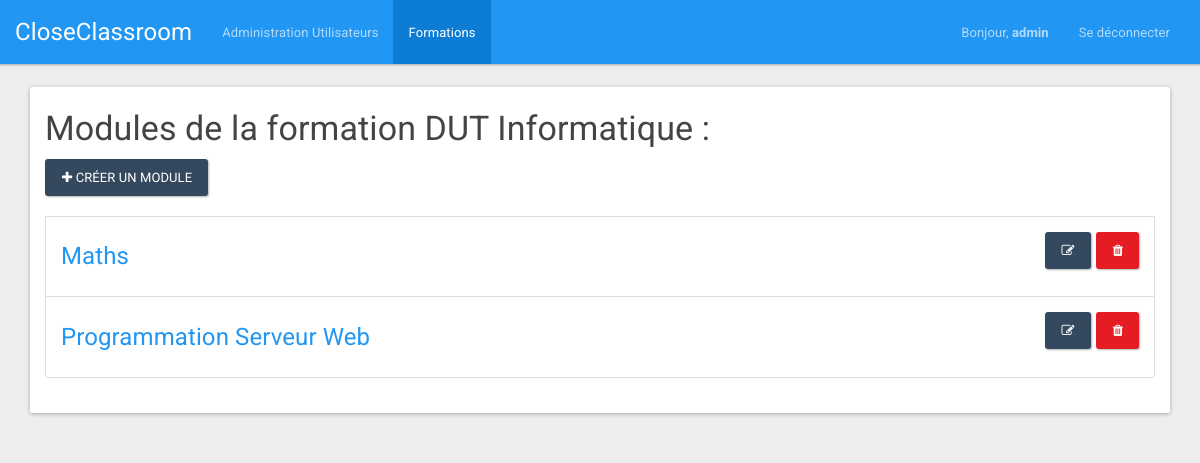
The page /index.php?page=showFormation&idFormation=1 (signed in) on the database its author committed.
### tables this page shows
CREATE TABLE IF NOT EXISTS `users` (
  `id` int(11) NOT NULL AUTO_INCREMENT,
  `type` varchar(32) NOT NULL,
  `login` varchar(32) NOT NULL,
  `password` varchar(32) NOT NULL,
  `email` varchar(32) NOT NULL,
  `name` varchar(32) NOT NULL,
  `first_name` varchar(32) NOT NULL,
  PRIMARY KEY (`id`),
  UNIQUE KEY `login` (`login`),
  UNIQUE KEY `email` (`email`)
);

CREATE TABLE IF NOT EXISTS `formations` (
  `id` int(11) NOT NULL AUTO_INCREMENT,
  `name` varchar(30) NOT NULL,
  `description` varchar(255) NOT NULL,
  PRIMARY KEY (`id`)
);

CREATE TABLE IF NOT EXISTS `modules` (
  `id` int(11) NOT NULL AUTO_INCREMENT,
  `name` varchar(30) NOT NULL,
  PRIMARY KEY (`id`)
);

### bddManager/UserDAO.php (called while the page is built, shortened)
<?php
class UserDAO
{
    public function getInfoUser($idUser)
    {
        try {
            $resultat = mysqli_query($_SESSION['bdd'], "SELECT id, login, email, password, type, name, first_name FROM users WHERE `id`= '" . $idUser . "'");
            if (mysqli_num_rows($resultat) != '0') {
                $tab[0] = mysqli_fetch_assoc($resultat);
                return $tab[0];
            } else {
                return;
            }
        }
        catch (Exception $e) {
            $_SESSION['error'] = 'Erreur requete BDD';
            $_SESSION['display_msg_error'] = true;
        }
    }
}

### bddManager/FormationDAO.php (called while the page is built, shortened)
<?php
class FormationDAO
{
    public function getNameAndDescriptionFormation($idFormation)
    {
        try {
            $resultat = mysqli_query($_SESSION['bdd'], "SELECT name, description FROM formations WHERE `id`= '" . $idFormation . "'");
            if (mysqli_num_rows($resultat) != '0') {
                $tab[0] = mysqli_fetch_assoc($resultat);
                return $tab[0];
            } else {
                return;
            }
        }
        catch (Exception $e) {
            $_SESSION['error'] = 'Erreur requete BDD';
            $_SESSION['display_msg_error'] = true;
        }
    }
}

### bddManager/ModuleDAO.php (called while the page is built, shortened)
<?php
class ModuleDAO
{
    public function getModulesByFormation($idFormation)
    {
        try {
            $resultat = mysqli_query($_SESSION['bdd'], "SELECT * from modules WHERE id IN (SELECT id_module from assomoduleformation where id_formation = '" . $idFormation . "');");
            if (mysqli_num_rows($resultat) != '0') {
                $tab[0] = mysqli_fetch_assoc($resultat);
                if (mysqli_num_rows($resultat) > '0') {
                    for ($i = 1; $i < mysqli_num_rows($resultat); $i++) {
                        array_push($tab, mysqli_fetch_assoc($resultat));
                    }
                }
                return $tab;
            } else {
                return false;
            }
        }
        catch (Exception $e) {
            $_SESSION['error'] = 'Erreur requete BDD';
            $_SESSION['display_msg_error'] = true;
        }
    }
}

### views/ModuleView.class.php (the view, shortened to what this page needs)
<?php
class ModuleView
{
	public function getViewTop($nameFormation)
	{
		return '
		<script>document.getElementById("tabFormation").className = "active";</script>
		<div class="container">
			<div class="panel panel-default">
				<div class="panel-body" style="padding-top: 0px;">
					<h3>Modules de la formation '.utf8_encode($nameFormation).' :</h3>
					<div class="list-group">';
					}
					public function getViewBottom()
					{
						return '
					</div>
				</div>
			</div>
		</div>
		';
	}
	public function getView($mesModules, $typeUser, $nameFormation)
	{
		$view = ''.$this->getViewTop($nameFormation).$this->getListe($mesModules, $typeUser).$this->getViewBottom();
		return $view;
	}
	public function getListe($mesModules, $typeUser)
	{
		if ($typeUser == 'Admin') {
			$view = '<a style="margin-bottom: 20px;" href="index.php?page=createModule" class="btn btn-info"><span class="fa fa-plus"></span> Créer un module</a>';
		} else {
			$view = '';
		}
		if (!$mesModules) {
			$view = $view.'<div class="panel panel-info" style="margin-top: 20px;">
			<div class="panel-heading">
				<h3 class="panel-title">Aucun module</h3>
			</div>
			<div class="panel-body">
				Il n\'y a aucun module dans la base de données !</div>
			</div>';
		} else {
			foreach ($mesModules as &$module) {
				$modif = '';
				if ($typeUser == 'Admin') {
					$modif = '<form method="POST" action="index.php?page=deleteModule&idModule='.$module['id'].'" accept-charset="UTF-8" class="form-inline"><input name="_method" type="hidden" value="DELETE">
					<a style="float: right; margin-left: 5px;" data-toggle="modal" href="#deleteModule'.$module['id'].'" role="button" class="btn btn-danger"><i class="fa fa-trash"></i></a>
					<div id="deleteModule'.$module['id'].'" class="modal" style="display: none;">
						<div class="modal-dialog">
							<div class="modal-content">
								<div class="modal-header">
									<button type="button" class="close" data-dismiss="modal" aria-hidden="true">×</button>
									<h4 class="modal-title">Suppression de module</h4>
								</div>
								<div class="modal-body">
									<p>Voulez-vous vraiment supprimer le module <b>'.utf8_encode($module['name']).'</b> ? <br/>Cela supprimera les cours associés au module.</p>
								</div>
								<div class="modal-footer">
									<button class="btn" data-dismiss="modal" aria-hidden="true">Non</button>
									<input class="btn btn-primary" type="submit" value="Oui">
								</div>
							</div>
						</div>
					</div>
				</form>
				<a style="float: right;" href="index.php?page=updateModule&idModule='.$module['id'].'" role="button" class="btn btn-info"><i class="fa fa-edit"></i></a>';
			}
			$view = $view.'<div class="list-group-item">'.$modif.'
			<h4><a href="index.php?page=showModule&idModule='.$module['id'].'">'.utf8_encode($module['name']).'</a></h4>
		</div>';
	}
}
return $view;
}
}

### views/NavBarView.class.php (shortened to what this page needs)
<?php
class navBarView
{
	public function getViewLogged($firstNameUser, $typeUser)
	{
		if ($typeUser == 'Admin') {
			$view = '<nav class="navbar navbar-inverse">
			<div class="container-fluid">
				<div class="navbar-header">
					<button type="button" class="navbar-toggle collapsed" data-toggle="collapse" data-target="#bs-example-navbar-collapse-2">
						<span class="sr-only">Toggle navigation</span>
						<span class="icon-bar"></span>
						<span class="icon-bar"></span>
						<span class="icon-bar"></span>
					</button>
					<a class="navbar-brand" href="index.php">CloseClassroom</a>
				</div>
				<div class="collapse navbar-collapse" id="bs-example-navbar-collapse-2">
					<ul class="nav navbar-nav">
						<li id="tabUser"><a href="index.php?page=user">Administration Utilisateurs</a></li>
						<li id="tabFormation"><a href="index.php?page=formation">Formations</a></li>
					</ul>
					<ul class="nav navbar-nav navbar-right">
						<li><a href="index.php" style="font-size: 13px;"> Bonjour, <strong>'.utf8_encode($firstNameUser).'</strong> </a>
							<li><a href="index.php?page=logout">Se déconnecter</a></li>
						</ul>
					</div>
				</div>
			</nav>';
		}
		return $view;
	}
}

### rows shown on the page
users: first_name "admin"
formations: name "DUT Informatique"
modules: name "Maths"
modules: name "Programmation Serveur Web"
